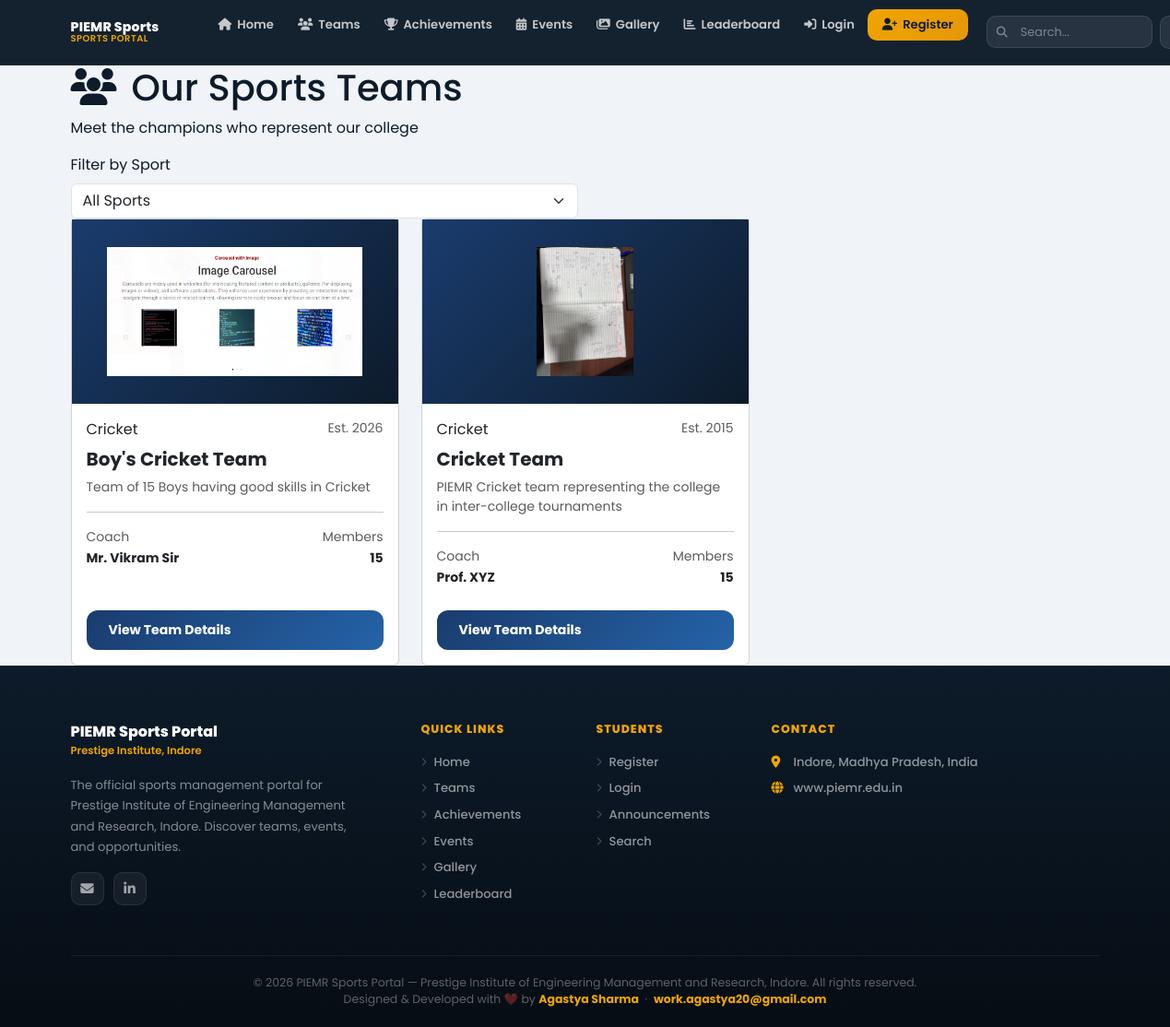
Screenshot of /teams/ with the database file from the repository.
### sports_app/models.py (models this page shows, shortened)
class Team(models.Model):
    SPORT_CHOICES = [
        ('cricket', 'Cricket'),
        ('football', 'Football'),
        ('basketball', 'Basketball'),
        ('volleyball', 'Volleyball'),
        ('badminton', 'Badminton'),
        ('table_tennis', 'Table Tennis'),
        ('athletics', 'Athletics'),
        ('swimming', 'Swimming'),
        ('other', 'Other'),
    ]
    name = models.CharField(max_length=100)
    sport = models.CharField(max_length=50, choices=SPORT_CHOICES)
    description = models.TextField()
    coach_name = models.CharField(max_length=100)
    coach_email = models.EmailField()
    coach_phone = models.CharField(max_length=10)
    coach_photo = models.ImageField(upload_to='coach_photos/', null=True, blank=True)
    coach_bio = models.TextField(null=True, blank=True)
    team_logo = models.ImageField(upload_to='team_logos/', null=True, blank=True)
    members_count = models.IntegerField(default=0)
    establishment_year = models.IntegerField()
    is_active = models.BooleanField(default=True)
    wins = models.IntegerField(default=0)
    tournaments_played = models.IntegerField(default=0)
    created_at = models.DateTimeField(auto_now_add=True)
    updated_at = models.DateTimeField(auto_now=True)
    class Meta:
        ordering = ['sport', 'name']

### sports_app/views.py (the view)
# urls.py: path('teams/', views.teams_list, name='teams_list'),
def teams_list(request):
    sport_filter = request.GET.get('sport', '')
    teams = Team.objects.filter(is_active=True)
    if sport_filter:
        teams = teams.filter(sport=sport_filter)
    sports = Team.SPORT_CHOICES
    return render(request, 'sports_app/teams_list.html', {
        'teams': teams,
        'sports': sports,
        'sport_filter': sport_filter,
    })

### sports_app/templates/sports_app/teams_list.html (shortened to what this page needs)
{% extends 'sports_app/base.html' %}
{% block content %}
<div class="page-header">
    <div class="container">
        <h1><i class="fas fa-users me-3"></i>Our Sports Teams</h1>
        <p>Meet the champions who represent our college</p>
    </div>
</div>
<div class="container">
    <div class="filter-section">
        <form method="GET">
            <div class="row align-items-end g-3">
                <div class="col-md-6">
                    <label class="form-label">Filter by Sport</label>
                    <select name="sport" class="form-select" onchange="this.form.submit()">
                        <option value="">All Sports</option>
                    </select>
                </div>
            </div>
        </form>
    </div>
    <div class="row g-4">
        {% for team in teams %}
        <div class="col-lg-4 col-md-6">
            <div class="card h-100">
                <div style="height:200px;overflow:hidden;background:linear-gradient(135deg,#1a3c6e,#0d1b2a);display:flex;align-items:center;justify-content:center;">
                    {% if team.team_logo %}
                    <img src="{{ team.team_logo.url }}" style="max-height:180px;max-width:100%;object-fit:contain;padding:20px;" alt="{{ team.name }}">
                    {% else %}
                    <i class="fas fa-shield-alt" style="font-size:5rem;color:rgba(255,255,255,0.3);"></i>
                    {% endif %}
                </div>
                <div class="card-body">
                    <div class="d-flex justify-content-between align-items-start mb-2">
                        <span class="badge-sport">{{ team.get_sport_display }}</span>
                        <small class="text-muted">Est. {{ team.establishment_year }}</small>
                    </div>
                    <h5 class="card-title fw-bold mt-2">{{ team.name }}</h5>
                    <p class="card-text text-muted small">{{ team.description|truncatewords:18 }}</p>
                    <hr>
                    <div class="d-flex justify-content-between align-items-center">
                        <div>
                            <small class="text-muted d-block">Coach</small>
                            <small class="fw-bold">{{ team.coach_name }}</small>
                        </div>
                        <div class="text-end">
                            <small class="text-muted d-block">Members</small>
                            <small class="fw-bold">{{ team.members_count }}</small>
                        </div>
                    </div>
                </div>
                <div class="card-footer bg-transparent border-0 pb-3">
                    <a href="{% url 'team_detail' team.id %}" class="btn btn-primary-custom w-100">
                        View Team Details
                    </a>
                </div>
            </div>
        </div>
        {% empty %}
        <div class="col-12 text-center py-5">
            <i class="fas fa-users" style="font-size:4rem;color:#dee2e6;"></i>
            <h4 class="mt-3 text-muted">No teams found</h4>
            <p class="text-muted">Try changing your filter or check back later.</p>
        </div>
        {% endfor %}
    </div>
</div>
{% endblock %}

### sports_app/templates/sports_app/base.html (style rules this page uses)
:root { --bg: #f0f4f8; --bg2: #ffffff; --bg3: #f8f9fa; --text: #0d1b2a; --text2: #374151; --text3: #6c757d; --border: rgba(0,0,0,0.07); --shadow: 0 4px 20px rgba(0,0,0,0.06); --shadow-lg: 0 8px 40px rgba(0,0,0,0.1); --navy: #1a3c6e; --navy2: #2563a8; --gold: #f0a500; --gold2: #e6960a; --nav-bg: rgba(13,27,42,0.97); --card-bg: #ffffff; --input-bg: #f8f9fa; }
* { margin: 0; padding: 0; box-sizing: border-box; }
html { scroll-behavior: smooth; }
body { font-family: 'Poppins', sans-serif; background: var(--bg); color: var(--text); transition: background 0.3s, color 0.3s; overflow-x: hidden; }
.btn-primary-custom { background: linear-gradient(135deg, var(--navy), var(--navy2)); color: white; border: none; border-radius: 12px; padding: 11px 24px; font-size: 0.88rem; font-weight: 700; font-family: 'Poppins', sans-serif; cursor: pointer; transition: all 0.3s; text-decoration: none; display: inline-flex; align-items: center; gap: 8px; }

### rows the page displays
Team: team_logo (picture), sport "Cricket", establishment_year "2026", name "Boy's Cricket Team", description "Team of 15 Boys having good skills in Cricket", coach_name "Mr. Vikram Sir", members_count "15"
Team: team_logo (picture), sport "Cricket", establishment_year "2015", name "Cricket Team", description "PIEMR Cricket team representing the college in inter-college tournaments", coach_name "Prof. XYZ", members_count "15"
